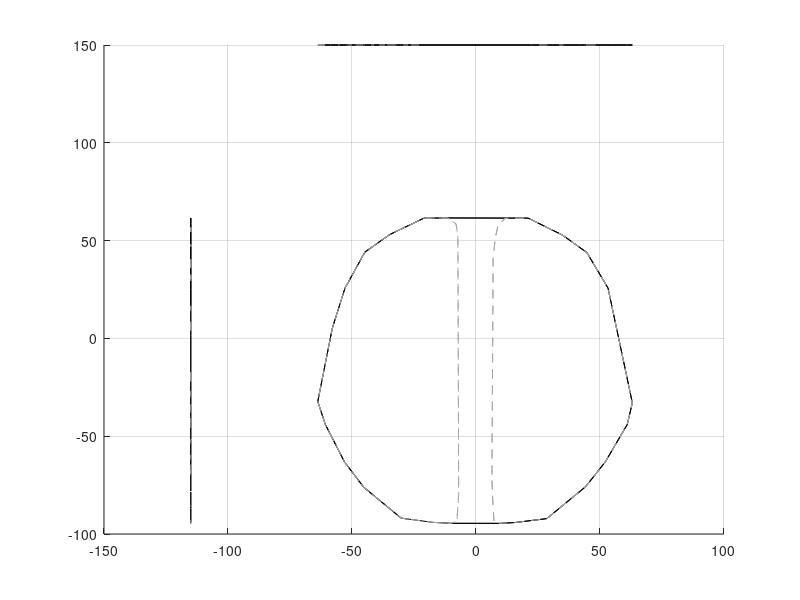

The MATLAB script that drew this image: (Note: this script raises an error after producing the figure.)
% This script plots a 3D scatter plot of singularities
% but it projectcs the points to the 3 orthogonal planes


% Load some graphics accesories
load('convex_hull_bh_lh_rh_513parc_free_boundary_projections')

figure_handle = figure;
ax = subplot(1,1,1);
hold(ax, 'on')

% Initialise indices and more
tt = 1;
xcoord = -115;
ycoord =  150;
zcoord = -55;

% XY projection
plot3(x(fb_bh.xy), y(fb_bh.xy), zcoord.*ones(size(fb_bh.xy)), 'k')
plot3(x(fb_lh.xy), y(fb_lh.xy), zcoord.*ones(size(fb_lh.xy)), 'color', [0.65 0.65 0.65], 'linestyle', '--')
plot3(x(fb_rh.xy), y(fb_rh.xy), zcoord.*ones(size(fb_rh.xy)), 'color', [0.65 0.65 0.65], 'linestyle', '--')

% ZX projection
plot3(x(fb_bh.zx), ycoord.*ones(size(fb_bh.zx)), z(fb_bh.zx), 'k')
plot3(x(fb_lh.zx), ycoord.*ones(size(fb_lh.zx)), z(fb_lh.zx), 'color', [0.65 0.65 0.65], 'linestyle', '--')
plot3(x(fb_rh.zx), ycoord.*ones(size(fb_rh.zx)), z(fb_rh.zx), 'color', [0.65 0.65 0.65], 'linestyle', '--')

% ZY projection
plot3(xcoord.*ones(size(fb_bh.zy)), y(fb_bh.zy), z(fb_bh.zy), 'k')
plot3(xcoord.*ones(size(fb_lh.zy)), y(fb_lh.zy), z(fb_lh.zy), 'color', [0.65 0.65 0.65], 'linestyle', '--')
plot3(xcoord.*ones(size(fb_rh.zy)), y(fb_rh.zy), z(fb_rh.zy), 'color', [0.65 0.65 0.65], 'linestyle', '--')

% Plot projection of surfaces
% sxy = xy_boundary;
% szy = zy_boundary(2);
% szx = zx_boundary(2);
% 
% xdim = 1;
% ydim = 2;
% zdim = 3;
% 
% % Push them toward one plane
% sxy.vertices(:, zdim) = zcoord;
% szy.vertices(:, xdim) = xcoord;
% szx.vertices(:, ydim) = ycoord;
% 
% scaling_factor = 1;
% trisurf(sxy.faces, scaling_factor*sxy.vertices(:,xdim), ...
%                    scaling_factor*sxy.vertices(:,ydim), ...
%                    scaling_factor*sxy.vertices(:,zdim),...
%                        'EdgeColor', 'k', 'FaceColor', 'k', 'marker', '.');
% 
% 
% trisurf(szy.faces, scaling_factor*szy.vertices(:,xdim), ...
%                    scaling_factor*szy.vertices(:,ydim), ...
%                    scaling_factor*szy.vertices(:,zdim),...
%                        'EdgeColor', 'k', 'FaceColor', 'k', 'marker', '.');
%                    
% 
% trisurf(szx.faces, scaling_factor*szx.vertices(:,xdim), ...
%                    scaling_factor*szx.vertices(:,ydim), ...
%                    scaling_factor*szx.vertices(:,zdim),...
%                        'EdgeColor', 'k', 'FaceColor', 'k', 'marker', '.');
% 
%                    
% szy = zy_boundary(1);
% szx = zx_boundary(1);
% szy.vertices(:, xdim) = xcoord;
% szx.vertices(:, ydim) = ycoord;
% 
% trisurf(szy.faces, scaling_factor*szy.vertices(:,xdim), ...
%                    scaling_factor*szy.vertices(:,ydim), ...
%                    scaling_factor*szy.vertices(:,zdim),...
%                        'EdgeColor', [0.5 0.5 0.5], 'FaceColor', [0.5 0.5 0.5], 'marker', '.');
%                    
% 
% trisurf(szx.faces, scaling_factor*szx.vertices(:,xdim), ...
%                    scaling_factor*szx.vertices(:,ydim), ...
%                    scaling_factor*szx.vertices(:,zdim),...
%                        'EdgeColor', [0.5 0.5 0.5], 'FaceColor', [0.5 0.5 0.5], 'marker', '.');
                   
grid(ax, 'on')
ax.GridAlpha = 0.15;
ax.GridLineStyle = '--';
view(ax, [50, 37])
ax.XLabel.String = 'X [mm]';
ax.YLabel.String = 'Y [mm]';
ax.ZLabel.String = 'Z [mm]';



num_sing = cellfun(@length, singularity_cell);
for tt=1:length(num_sing)
    for ss=1:num_sing(tt)
     [label(tt).label(ss), color_map(tt).colormap(ss, :)] = map_str2int(singularity_cell{tt}{ss});
    
    end
end

load('convex_hull_lh_513parc.mat')
patch(ax, 'Faces', boundary_lh.faces, 'Vertices', boundary_lh.vertices, 'FaceAlpha', 0.1, 'FaceColor', [0.9 0.9 0.9], 'EdgeColor', 'k', 'EdgeAlpha', 0.1)

% Get colours              hold(ax, 'on')
  
for ii=1:length(singularity_list)
  [~, cmap(ii, :)] = map_str2int(singularity_list{ii});
end



dot_radius = 142;
alpha_value = 0.5;
this_singularity = 6;
for tt=1:200
   if ~isempty(xyz_idx(tt).xyz_idx)
       %cidx = sum(color_map(tt).colormap(:, 1:3),2); 
       %idx = find(cidx == 1);
       
       idx = find(label(tt).label == this_singularity);
       
       if ~isempty(idx)
       %p3_handle.XData = X(xyz_idx(tt).xyz_idx(idx));
       %p3_handle.YData = Y(xyz_idx(tt).xyz_idx(idx));
       %p3_handle.ZData = Z(xyz_idx(tt).xyz_idx(idx));
       %p3_handle.CData = color_map(tt).colormap(idx, 1:3);
       
       pxy_handle = scatter3(ax,  X(xyz_idx(tt).xyz_idx(idx)), ...
                                  Y(xyz_idx(tt).xyz_idx(idx)), ...
                                  zcoord*ones(length(xyz_idx(tt).xyz_idx(idx)), 1), dot_radius, color_map(tt).colormap(idx, 1:3), 'filled', ...
                          'Markerfacealpha', alpha_value);
       
       pzy_handle = scatter3(ax, xcoord*ones(length(xyz_idx(tt).xyz_idx(idx)), 1), ...
                                 Y(xyz_idx(tt).xyz_idx(idx)), ...
                                 Z(xyz_idx(tt).xyz_idx(idx)), dot_radius, color_map(tt).colormap(idx, 1:3), 'filled', ...
                          'Markerfacealpha', alpha_value);
       pzx_handle = scatter3(ax,  X(xyz_idx(tt).xyz_idx(idx)), ...
                                  ycoord*ones(length(xyz_idx(tt).xyz_idx(idx)), 1), ...
                                  Z(xyz_idx(tt).xyz_idx(idx)), dot_radius, color_map(tt).colormap(idx, 1:3), 'filled', ...
                          'Markerfacealpha', alpha_value);
       %pxyz_handle = scatter3(ax, X(xyz_idx(tt).xyz_idx(idx)), ...
       %                           Y(xyz_idx(tt).xyz_idx(idx)), ...
       %                           Z(xyz_idx(tt).xyz_idx(idx)), dot_radius, color_map(tt).colormap(idx, 1:3), 'filled', ...
       %                   'Markerfacealpha', alpha_value);

       end
   end
   %drawnow
end

% Build legend
 h(this_singularity) = plot(NaN,NaN,'o', ... 
                          'markerfacecolor', cmap(this_singularity, 1:3), ...
                          'markeredgecolor', cmap(this_singularity, 1:3), ...
                          'markersize', 14);

legend(h([1 2]), singularity_list{[1 2]})

lh = findobj(figure_handle,'Type','Legend');
lh.Location = 'northwest';
lh.EdgeColor = 'none';
